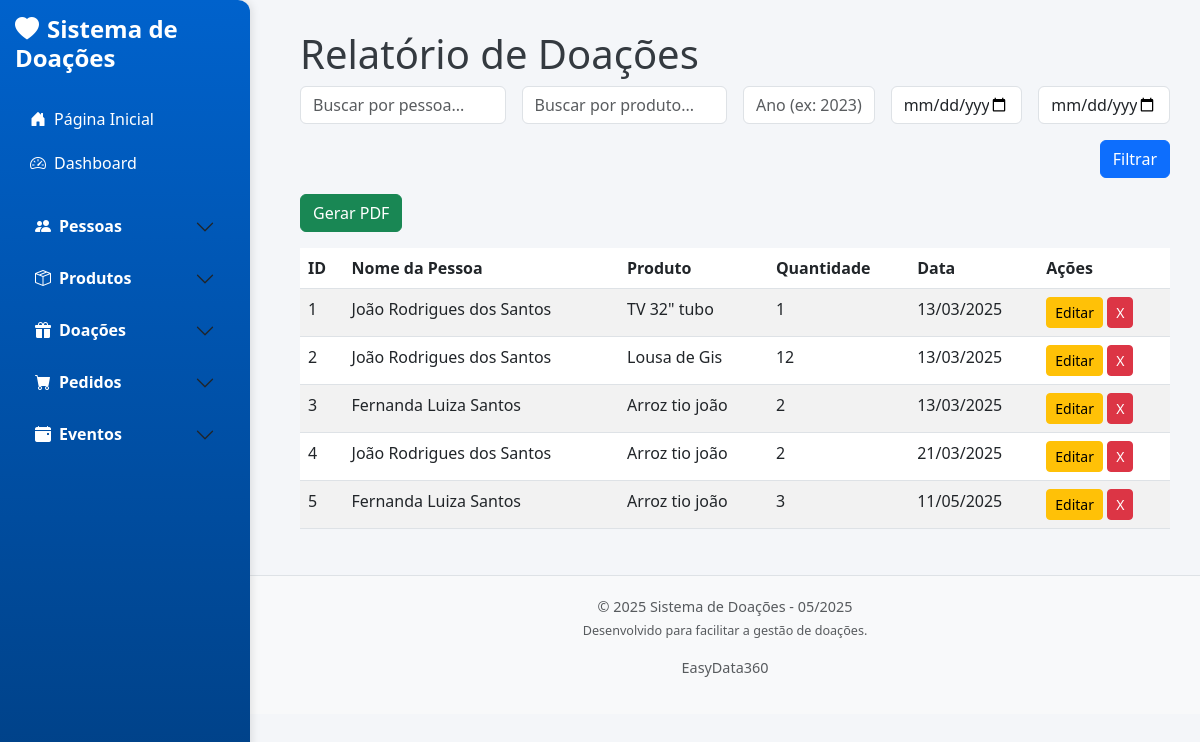
Page /doacoes on the earlier database version.
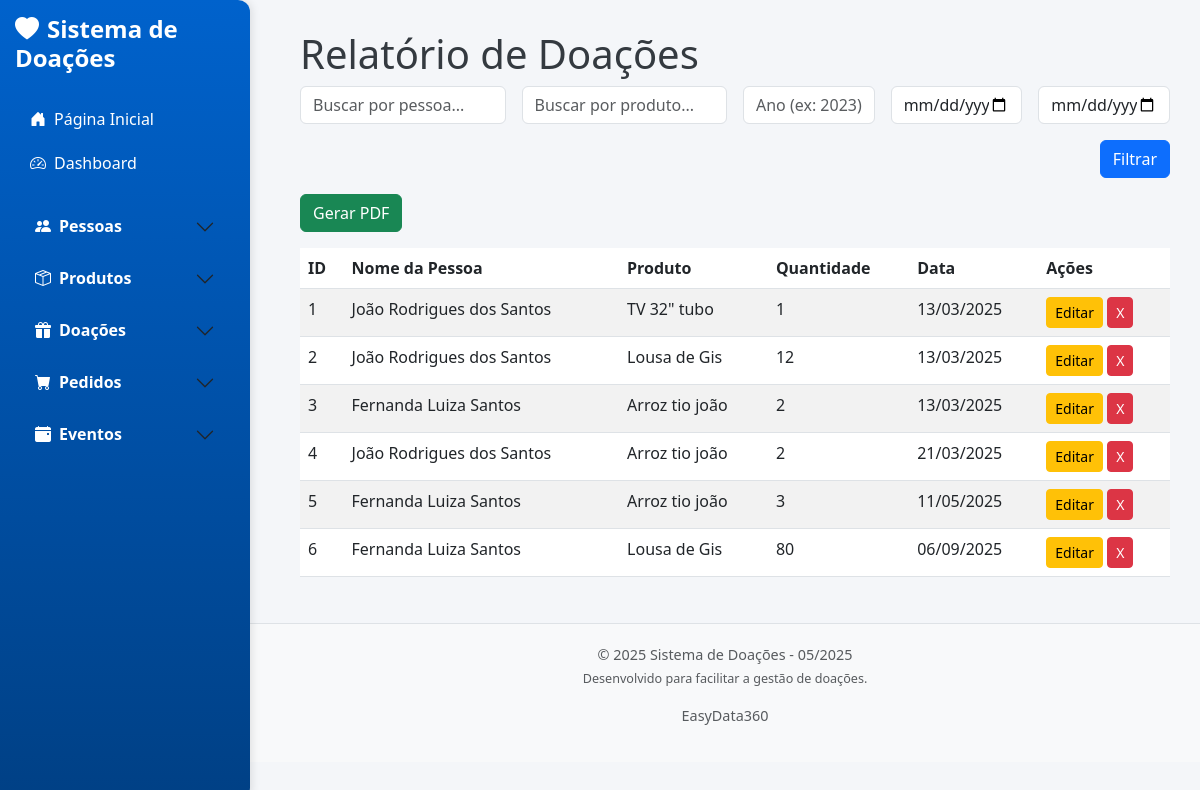
Same page on the later database version.
### app/models/doacao.py (models this page shows, shortened)
class Doacao(db.Model):
    __tablename__ = 'doacoes'
    id = db.Column(db.Integer, primary_key=True)
    pessoa_id = db.Column(db.Integer, db.ForeignKey('pessoas.id'), nullable=False)
    produto_id = db.Column(db.Integer, db.ForeignKey('produtos.id'), nullable=False)
    quantidade = db.Column(db.Integer, nullable=False)
    data_doacao = db.Column(db.Date, nullable=False, default=date.today)
    pessoa = db.relationship('Pessoa', backref='doacoes_pessoa')
    produto = db.relationship('Produto', backref='doacoes_produto_rel')

### app/models/pessoa.py (models this page shows, shortened)
class Pessoa(db.Model):
    __tablename__ = 'pessoas'
    id = db.Column(db.Integer, primary_key=True)
    nome = db.Column(db.String(100), nullable=False)  # Evita duplicação
    endereco = db.Column(db.String(255))
    bairro = db.Column(db.String(100))
    telefone = db.Column(db.String(20))
    filhos = db.Column(db.String(50))
    profissao = db.Column(db.String(50))
    qtd_pessoas = db.Column(db.Integer)
    locomocao = db.Column(db.String(50))
    data_cadastro = db.Column(db.Date)
    ativo = db.Column(db.Boolean, default=True)  # Novo campo para ativação/desativação

### app/models/produto.py (models this page shows, shortened)
class Produto(db.Model):
    __tablename__ = 'produtos'
    id = db.Column(db.Integer, primary_key=True)
    nome_produto = db.Column(db.String(100), nullable=False, unique=True)  # Evita duplicação
    descricao = db.Column(db.String(255), nullable=True)
    quantidade = db.Column(db.Integer, nullable=False, default=0)
    data_entrada = db.Column(db.DateTime, nullable=False)

### app/controllers/doacao_controller.py (the view)
def listar_doacoes():
    search_pessoa = request.args.get('search_pessoa', '').strip()
    search_produto = request.args.get('search_produto', '').strip()
    ano_str = request.args.get('ano', '').strip()
    data_inicio_str = request.args.get('data_inicio', '').strip()
    data_fim_str = request.args.get('data_fim', '').strip()
    data_inicio = _to_date(data_inicio_str)
    data_fim = _to_date(data_fim_str)
    query = Doacao.query.join(Pessoa).join(Produto)
    if search_pessoa:
        query = query.filter(Pessoa.nome.ilike(f"%{search_pessoa}%"))
    if search_produto:
        query = query.filter(Produto.nome_produto.ilike(f"%{search_produto}%"))
    ano = None
    if ano_str.isdigit():
        ano = int(ano_str)
    if data_inicio and data_fim:
        query = query.filter(Doacao.data_doacao.between(data_inicio, data_fim))
    elif data_inicio:
        query = query.filter(Doacao.data_doacao >= data_inicio)
    elif data_fim:
        query = query.filter(Doacao.data_doacao <= data_fim)
    if ano:
        ano_ini = date(ano, 1, 1)
        ano_fim = date(ano, 12, 31)
        query = query.filter(Doacao.data_doacao.between(ano_ini, ano_fim))
    doacoes = query.all()
    return render_template('doacoes/relatorio.html', doacoes=doacoes)

### app/controllers/doacao_controller.py (called while the page is built)
def _to_date(s: str):
    if not s:
        return None
    try:
        return datetime.strptime(s, "%Y-%m-%d").date()
    except ValueError:
        return None

### app/templates/doacoes/relatorio.html (shortened to what this page needs)
{% extends 'base.html' %}
{% block content %}
<h1>Relatório de Doações</h1>
<form method="GET" action="{{ url_for('relatorio_doacoes') }}" class="mb-3 row g-3">
    <div class="col-md-3">
        <input type="text" name="search_pessoa" class="form-control" placeholder="Buscar por pessoa..." value="{{ request.args.get('search_pessoa', '') }}">
    </div>
    <div class="col-md-3">
        <input type="text" name="search_produto" class="form-control" placeholder="Buscar por produto..." value="{{ request.args.get('search_produto', '') }}">
    </div>
    <div class="col-md-2">
        <input type="text" name="ano" class="form-control" placeholder="Ano (ex: 2023)" value="{{ request.args.get('ano', '') }}">
    </div>
    <div class="col-md-2">
        <input type="date" name="data_inicio" class="form-control" value="{{ request.args.get('data_inicio', '') }}">
    </div>
    <div class="col-md-2">
        <input type="date" name="data_fim" class="form-control" value="{{ request.args.get('data_fim', '') }}">
    </div>
    <div class="col-12 text-end">
        <button type="submit" class="btn btn-primary">Filtrar</button>
    </div>
</form>
<form method="GET" action="{{ url_for('relatorio_doacoes_pdf') }}" class="mb-3">
    <button type="submit" class="btn btn-success">Gerar PDF</button>
</form>
<table class="table table-striped">
    <thead>
        <tr>
            <th>ID</th>
            <th>Nome da Pessoa</th>
            <th>Produto</th>
            <th>Quantidade</th>
            <th>Data</th>
            <th>Ações</th>
        </tr>
    </thead>
    <tbody>
        {% for doacao in doacoes %}
        <tr>
            <td>{{ doacao.id }}</td>
            <td>{{ doacao.pessoa.nome }}</td>
            <td>{{ doacao.produto.nome_produto }}</td>
            <td>{{ doacao.quantidade }}</td>
            <td>{{ doacao.data_doacao.strftime('%d/%m/%Y') }}</td>
            <td>
                <a href="{{ url_for('editar_doacao', id=doacao.id) }}" class="btn btn-warning btn-sm">Editar</a>
                <form action="{{ url_for('delete_doacao', id=doacao.id) }}" method="post" style="display:inline;">
                    <button type="submit" class="btn btn-danger btn-sm" onclick="return confirm('Tem certeza que deseja excluir esta doacao?')">X</button>
                </form>
            </td>
        </tr>
        {% endfor %}
    </tbody>
</table>
{% endblock %}

Differences in the rows shown:
added Doacao: id "6", pessoa.nome "Fernanda Luiza Santos", produto.nome_produto "Lousa de Gis", quantidade "80", data_doacao "06/09/2025"
